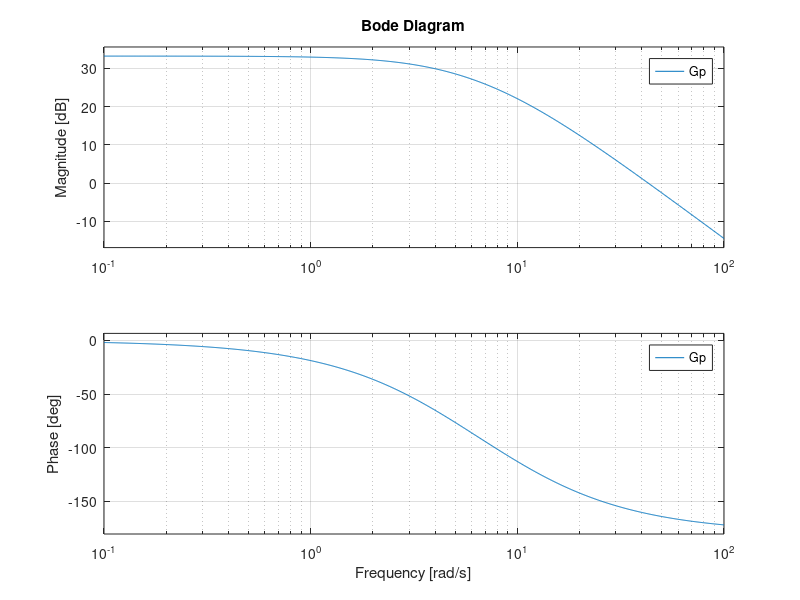

Source code (MATLAB):
% Plotting Bode plots with straight-line approximations for the system
% Gp(s) = 1900 / s^2 + 13.8s + 41.6

% Setting up the system and bode plot
s = tf("s");
Gp = 1900 / (s^2 + 13.8*s + 41.6);
bode(Gp);

% Straight-line approximations added manually